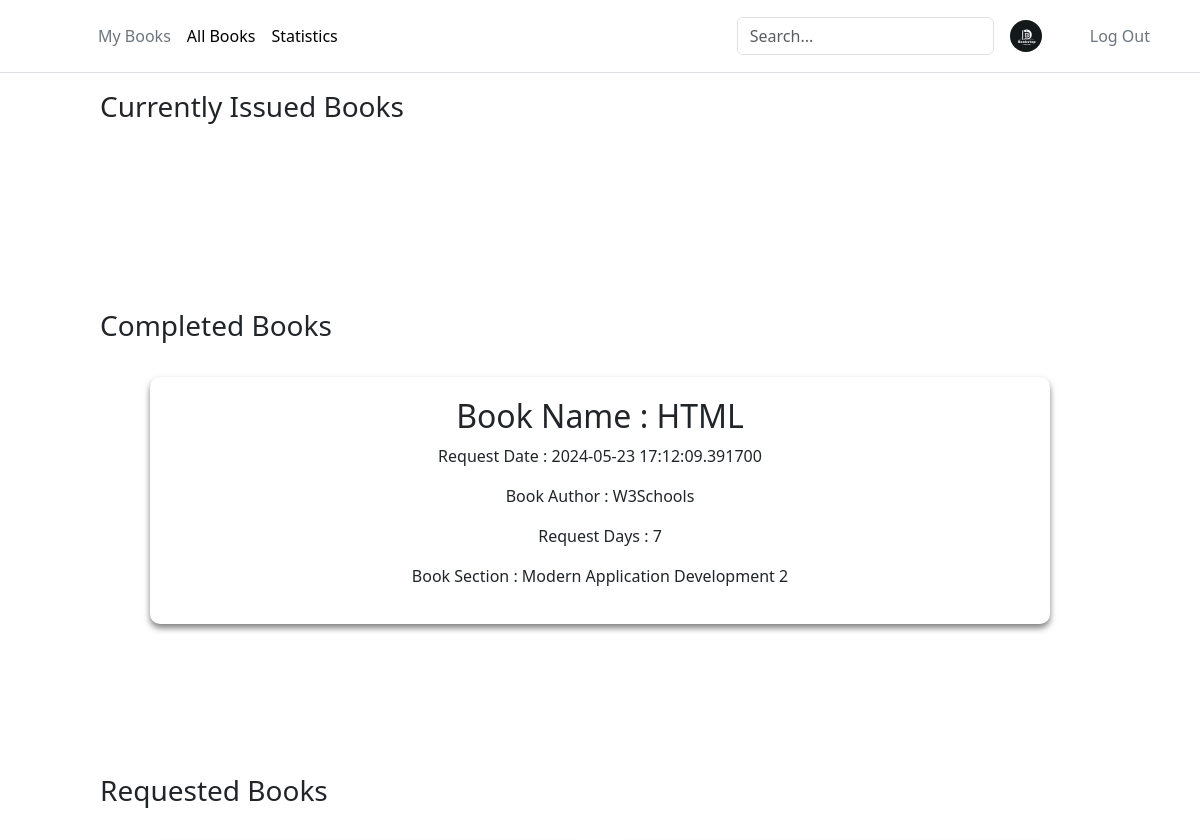
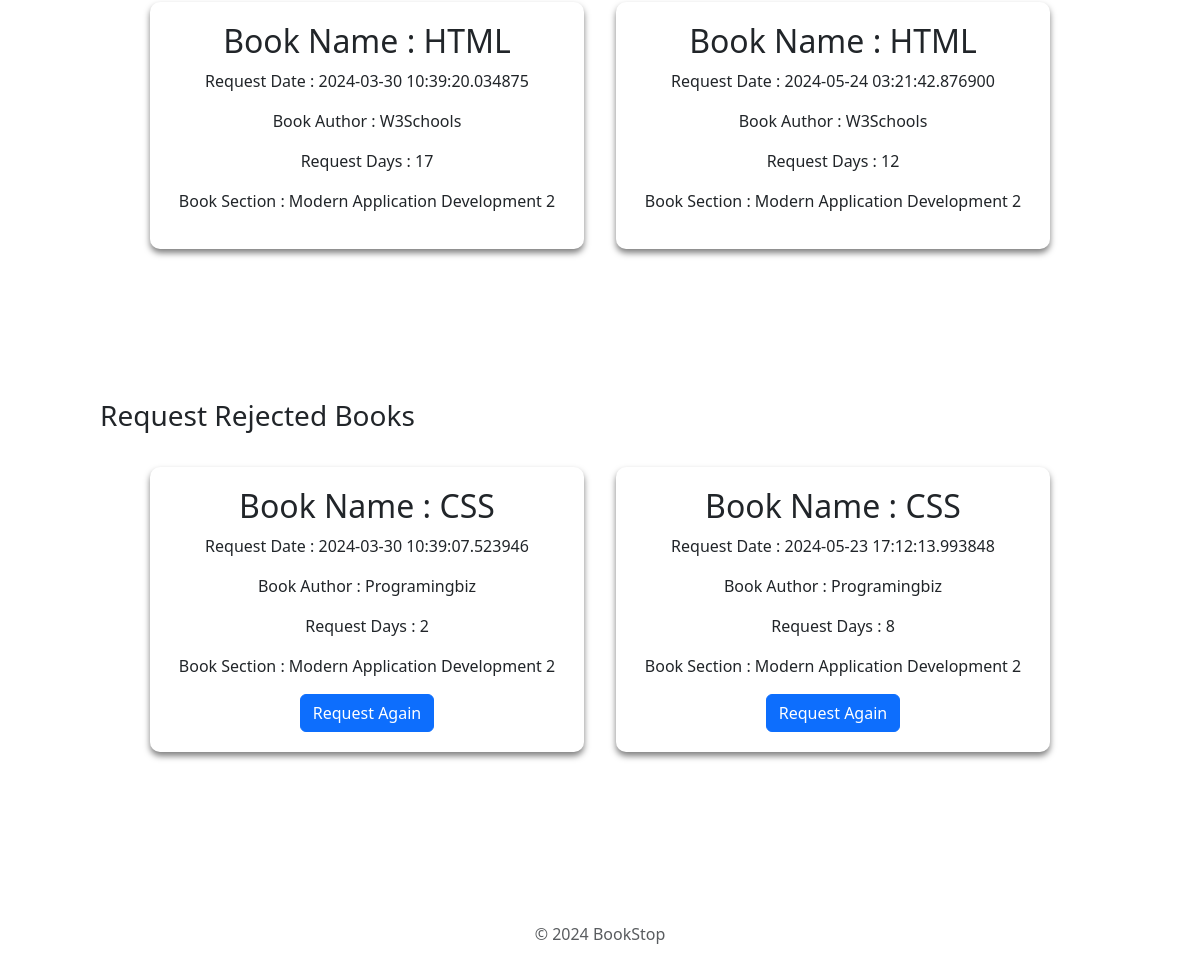
Page /myBooks (signed in) on the earlier database version (2 pictures, top to bottom).
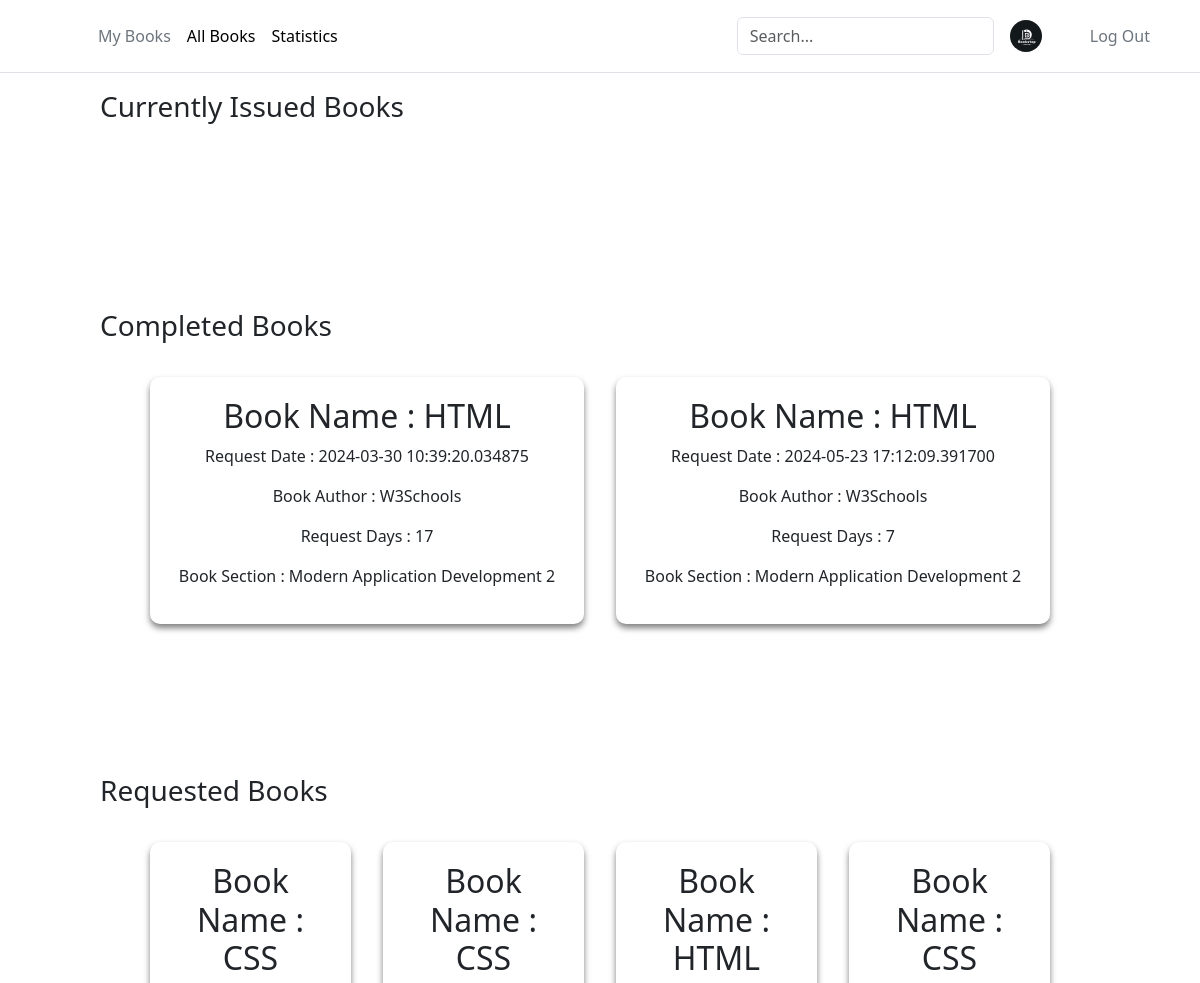
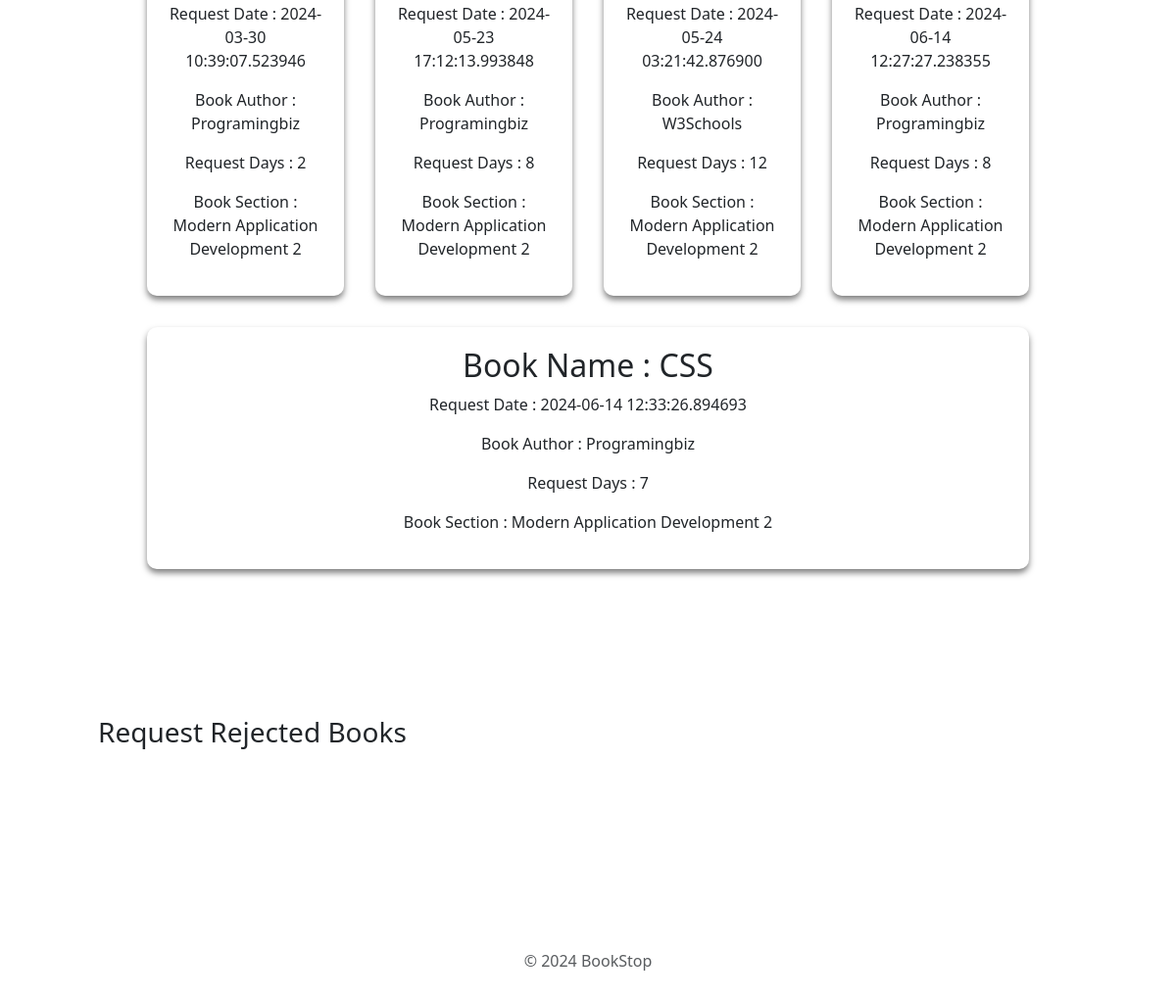
Same page on the later database version (2 pictures, top to bottom).
### app.py (models this page shows)
class BookIssue(db.Model):
    __tablename__ = 'BookIssue'
    IssueId = db.Column(db.Integer, autoincrement=True, primary_key=True)
    UserId = db.Column(db.Integer, db.ForeignKey(User.UserId), nullable=False)
    BookId = db.Column(db.Integer, db.ForeignKey(Books.BookId), nullable=False)
    SectionId = db.Column(db.Integer, db.ForeignKey(Section.SectionId), nullable=False)
    RequestDate = db.Column(db.DateTime, nullable=False, default=datetime.datetime.utcnow)
    Days = db.Column(db.Integer, nullable=False)
    IssueDate = db.Column(db.String)
    IssueStatus = db.Column(db.String, nullable=False)
    LastIssueStatusDate = db.Column(db.String)

### app.py (the view, shortened to what this page needs)
@app.route("/myBooks", methods=["GET","POST"])
def myBooks():
    if 'user_id' not in session:
        return redirect(url_for('userLogin'))
    BookIssueMergeTable = BookIssueMerge.query.filter(
        BookIssueMerge.UserId == session['user_id'],
        BookIssueMerge.Section_Title.isnot(None),
        BookIssueMerge.Author.isnot(None),
        BookIssueMerge.Book_Title.isnot(None),
        BookIssueMerge.IssueStatus == "requested",
        BookIssueMerge.UserName.isnot(None)).all()
    ApprovedBookIssueMergeTable = BookIssueMerge.query.filter(
        BookIssueMerge.UserId == session['user_id'],
        BookIssueMerge.Section_Title.isnot(None),
        BookIssueMerge.Author.isnot(None),
        BookIssueMerge.Book_Title.isnot(None),
        BookIssueMerge.IssueStatus == "Approved",
        BookIssueMerge.UserName.isnot(None)).all()
    RejectedBookIssueMergeTable = BookIssueMerge.query.filter(
        BookIssueMerge.UserId == session['user_id'],
        BookIssueMerge.Section_Title.isnot(None),
        BookIssueMerge.Author.isnot(None),
        BookIssueMerge.Book_Title.isnot(None),
        BookIssueMerge.IssueStatus == "Rejected",
        BookIssueMerge.UserName.isnot(None)).all()
    ExpiredBookIssueMergeTable = BookIssueMerge.query.filter(
        BookIssueMerge.UserId == session['user_id'],
        BookIssueMerge.Section_Title.isnot(None),
        BookIssueMerge.Author.isnot(None),
        BookIssueMerge.Book_Title.isnot(None),
        BookIssueMerge.IssueStatus == "Expired",
        BookIssueMerge.UserName.isnot(None)).all()
    return render_template("myBooks.html", approvedBooks = ApprovedBookIssueMergeTable, rejectedBooks = RejectedBookIssueMergeTable, issueBooks = BookIssueMergeTable,
    expiredBooks = ExpiredBookIssueMergeTable)

### app/templates/myBooks.html (shortened to what this page needs)
<!DOCTYPE html>
<html lang="en">
  <head>
    <link rel="stylesheet" href="/static/add-section.css" />
    {% include 'bootstrap.html' %}
  </head>
  <body>
    <div>
      {% include 'header.html' %}
      <div>
        <h3 class="firstHeading">Currently Issued Books</h3>
        <div class="main-container">
        </div>
        <h3>Completed Books</h3>
        <div class="main-container">
          {% for book in expiredBooks %}
          <div class="section-container" id="1">
            <h2>Book Name : {{book.Book_Title}}</h2>
            <p>Request Date : {{book.RequestDate}}</p>
            <p>Book Author : {{book.Author}}</p>
            <p>Request Days : {{book.Days}}</p>
            <div>
              <p>Book Section : {{book.Section_Title}}</p>
            </div>
          </div>
          {% endfor %}
        </div>
        <h3>Requested Books</h3>
        <div class="main-container">
          {% for book in issueBooks %}
          <div class="section-container" id="1">
            <h2>Book Name : {{book.Book_Title}}</h2>
            <p>Request Date : {{book.RequestDate}}</p>
            <p>Book Author : {{book.Author}}</p>
            <p>Request Days : {{book.Days}}</p>
            <div>
              <p>Book Section : {{book.Section_Title}}</p>
            </div>
          </div>
          {% endfor %}
        </div>
        <h3>Request Rejected Books</h3>
        <div class="main-container">
          {% for book in rejectedBooks %}
          <div class="section-container" id="1">
            <h2>Book Name : {{book.Book_Title}}</h2>
            <p>Request Date : {{book.RequestDate}}</p>
            <p>Book Author : {{book.Author}}</p>
            <p>Request Days : {{book.Days}}</p>
            <div>
              <p>Book Section : {{book.Section_Title}}</p>
            </div>
            <form action="/myBooks" method="post" style="display: inline">
              <button type="submit" class="btn btn-primary">
                Request Again
              </button>
            </form>
          </div>
          {% endfor %}
        </div>
        {% include 'footer.html' %}
      </div>
    </div>
  </body>
</html>

### app/templates/bootstrap.html (shortened to what this page needs)
<link
  href="https://cdn.jsdelivr.net/npm/bootstrap@5.3.2/dist/css/bootstrap.min.css"
  rel="stylesheet"
/>

### app/templates/header.html (shortened to what this page needs)
<header class="p-3 mb-1 border-bottom">
  <div class="container">
    <div
      class="d-flex flex-wrap align-items-center justify-content-center justify-content-lg-start"
    >
      <a
        href="/"
        class="d-flex align-items-center mb-2 mb-lg-0 link-body-emphasis text-decoration-none"
      >
        <svg
          class="bi me-2"
          width="40"
          height="32"
          role="img"
          aria-label="Bootstrap"
        >
          <use xlink:href="#bootstrap" />
        </svg>
      </a>
      <ul
        class="nav col-12 col-lg-auto me-lg-auto mb-2 justify-content-center mb-md-0"
      >
        <li>
          <a href="/myBooks" class="nav-link px-2 link-secondary">My Books</a>
        </li>
        <li>
          <a href="/allBooks" class="nav-link px-2 link-body-emphasis"
            >All Books</a
          >
        </li>
        <li>
          <a href="/userStats" class="nav-link px-2 link-body-emphasis"
            >Statistics</a
          >
        </li>
      </ul>
      <form class="col-12 col-lg-auto mb-3 mb-lg-0 me-lg-3" role="search">
        <input
          type="search"
          class="form-control"
          placeholder="Search..."
          aria-label="Search"
          id="searchInput"
        />
      </form>
      <img
        src="/static/logo.jpg"
        alt="mdo"
        width="32"
        height="32"
        class="rounded-circle"
      />
      <ul class="nav" style="margin-left: 40px">
        <li>
          <a href="/logout" class="nav-link px-2 link-secondary">Log Out</a>
        </li>
      </ul>
    </div>
  </div>
</header>

### app/templates/footer.html (shortened to what this page needs)
<div class="container">
  <footer class="py-3 my-4">
    <p class="text-center text-body-secondary">&copy; 2024 BookStop</p>
  </footer>
</div>

### app/static/add-section.css (style rules this page uses)
body { background-color: #2d2a2e; margin: 0; }
.main-container { display: flex; flex-wrap: wrap; padding: 130px; align-items: flex-start; gap: 2em; margin: 20px; }
.section-container { background-color: rgba(255, 255, 255, 0.1); backdrop-filter: blur(10px); border-radius: 10px; padding: 20px 20px; box-shadow: 0 4px 6px rgba(0, 0, 0, 0.5); text-align: center; width: 20%; flex-grow: 1; }
.firstHeading { padding-top: 90px; padding-left: 100px; margin-bottom: -115px !important; }
h3 { padding-left: 100px; margin-bottom: -115px !important; }
header { position: fixed; top: 0; left: 0; width: 100%; background-color: rgba(255, 255, 255, 0.9); z-index: 2; }
input, textarea { width: 100%; padding: 8px; border-radius: 4px; border: solid 1px #0d6efd; color: #000; }
input, textarea { margin-bottom: 20px; }

Differences in the rows shown:
changed BookIssue (number 1 of 7 on the later page): moves from the list under "Requested Books" to the list under "Completed Books"
changed BookIssue (number 3 of 7 on the later page): moves from the list under "Request Rejected Books" to the list under "Requested Books"
changed BookIssue (number 4 of 7 on the later page): moves from the list under "Request Rejected Books" to the list under "Requested Books"
added BookIssue: Book_Title "CSS", RequestDate "2024-06-14 12:27:27.238355", Author "Programingbiz", Days "8", Section_Title "Modern Application Development 2", shown under "Requested Books"
added BookIssue: Book_Title "CSS", RequestDate "2024-06-14 12:33:26.894693", Author "Programingbiz", Days "7", Section_Title "Modern Application Development 2", shown under "Requested Books"
